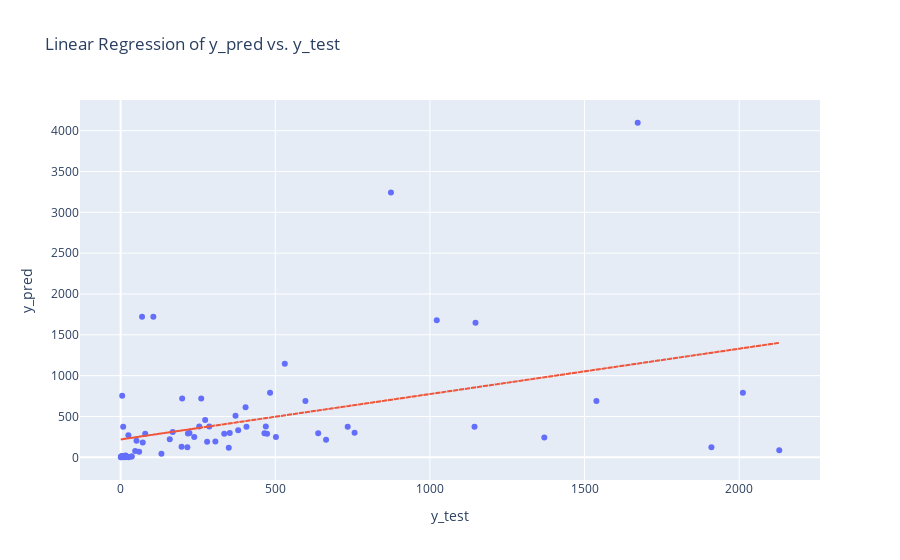

Notebook code cell kept with this figure:
### Code cell
fig_dt_fit = go.Figure()
fig_dt_fit.add_trace(go.Scatter(x = y_test, y = y_pred_dt, mode ='markers', showlegend=False))
fig_dt_fit.add_trace(go.Scatter(x=x_dt, y=line_dt, mode = 'lines', line=dict(dash='dot'), showlegend=False))
fig_dt_fit.update_xaxes(title_text='y_test')
fig_dt_fit.update_yaxes(title_text='y_pred')
fig_dt_fit.update_layout(title='Linear Regression of y_pred vs. y_test')

fig_dt_fit.show()
